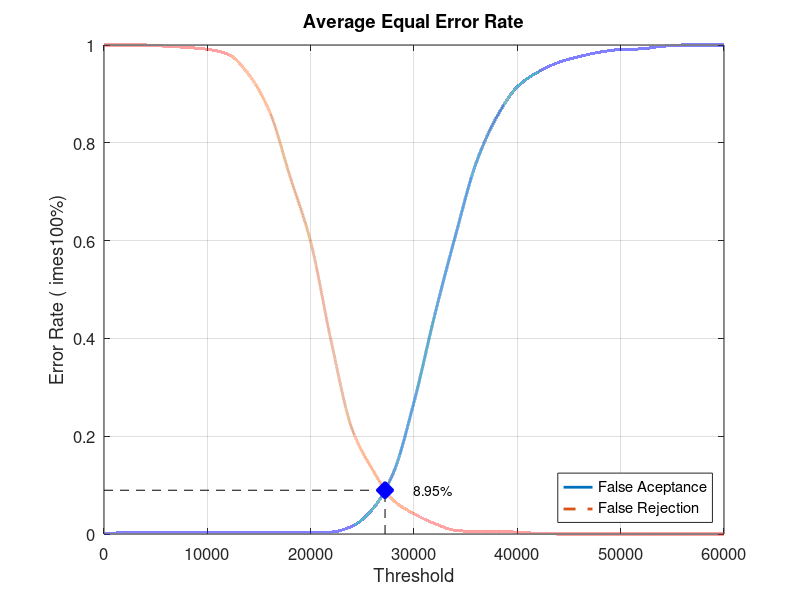
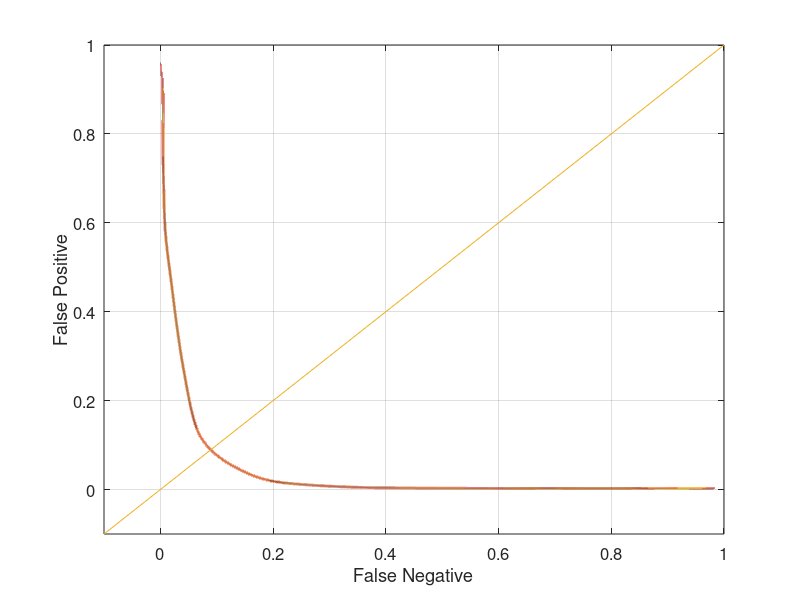

Write MATLAB code to recreate these figures, in order.
close all;
clear;
clc;
x = 0:2000:60000;
xq = 0:0.5:60000;

y0 = [0 0.00263158 0.00263158 0.00263158 0.00263158 0.00263158 0.00263158 0.00263158 0.00263158 0.00263158 0.00263158 0.00394737 0.0157895 0.0513158 0.125 0.269737 0.447368 0.609211 0.757895 0.852632 0.914474 0.944737 0.964474 0.976316 0.985526 0.99079 0.992105 0.997368 1 1 1]
yy0 = interp1(x, y0, xq, 'pchip');
y1 = [1 1 1 0.9975 0.995 0.99125 0.98125 0.94 0.865 0.73125 0.5975 0.3925 0.215 0.13125 0.06875 0.04125 0.02125 0.0075 0.005 0.005 0.00375 0.00125 0 0 0 0 0 0 0 0 0]
yy1 = interp1(x, y1, xq, 'pchip');

% Calculating EER: 
y2 = abs(y0 - y1);
find(y2 == min(y2))
yy2 = abs(yy0 - yy1);
xEER = find(yy2 == min(yy2));
xEERIndex = xq(xEER) % X-axis EER
yEER = yy0(xEER) % Y-axis EER

main = figure
plot(xq, yy0,'-','LineWidth', 2);	hold on
plot(xq, yy1,'--','LineWidth', 2);	hold on
plot([xEERIndex xEERIndex], [0 yEER], 'k--');	hold on
plot([0 xEERIndex], [yEER yEER], 'k--');	hold on
plot(xEERIndex, yEER, 'bx', 'LineWidth', 10);	hold on
text(xEERIndex + 10 * xEERIndex / 100, yEER, [num2str(round((10000 * yEER)) / 100) '%'])
legend('False Aceptance', 'False Rejection', 'Location', 'SouthEast')
xlabel('Threshold')
ylabel('Error Rate (	imes100%)')
title('Average Equal Error Rate')
set(gca, 'FontSize', 12)
axis([0 60000 0 1])
grid on

print(main, 'Experiment3AverageMain', '-dpng');
FNRxFPR = figure('Color', [1 1 1]);
plot(yy1, yy0, '-', yy1, yy0, 'LineWidth', 2);
hold on
y = -0.1:0.1:1
plot(y, y); 
set(gca, 'FontSize', 12)
xlabel('False Negative')
ylabel('False Positive')
axis([-0.1 1 -0.1 1])
set(gca, 'FontSize', 12)
grid on

print(FNRxFPR, 'Experiment3AverageFNRxFPR','-dpng');
